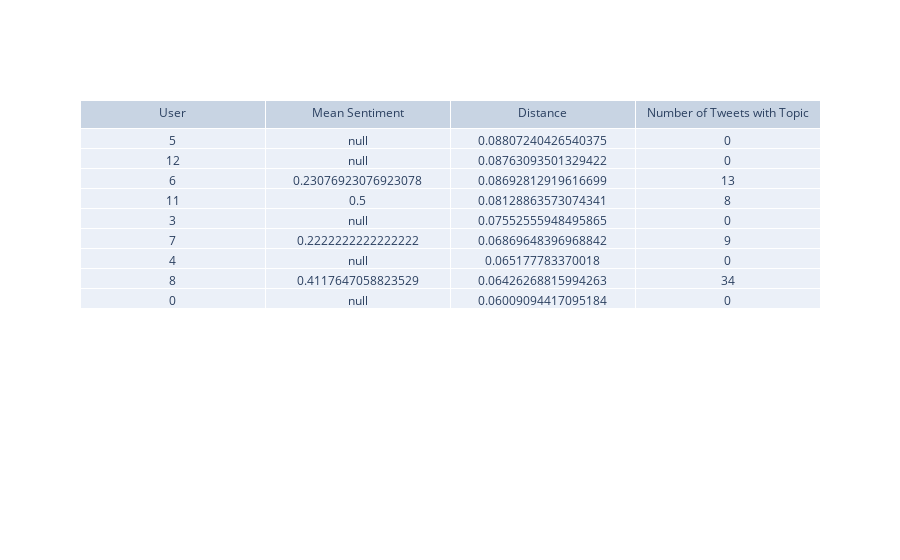

The notebook cell saved with this chart:
### Code cell
#plot a chart showing user Id, mean sentiment of tweets with topic, distance from given user, and number of tweets with topic

combDF = pd.DataFrame(results, columns=['user', 'distance', 'mean'])

import plotly.graph_objects as go

fig = go.Figure(data=[go.Table(header=dict(values=['User', 'Mean Sentiment', 'Distance', 'Number of Tweets with Topic']),
                    cells=dict(values=[combDF['user'], combDF['mean'], combDF['distance'], [len(df[(df['id'] == userDF['id'][x]) & (df['topics'].apply(lambda x: topic in x))]) for x in combDF['user']]]))
                ])
fig.show()

### Figure 1 — Plotly figure (JSON) as saved in the notebook; plotly's stock layout.template omitted (floating-point values rounded to 4 significant figures)
{"data": [{"cells": {"values": [[5, 12, 6, 11, 3, 7, 4, 8, 0], [null, null, 0.2308, 0.5, null, 0.2222, null, 0.4118, null], [0.08807, 0.08763, 0.08693, 0.08129, 0.07553, 0.0687, 0.06518, 0.06426, 0.06009], [0, 0, 13, 8, 0, 9, 0, 34, 0]]}, "header": {"values": ["User", "Mean Sentiment", "Distance", "Number of Tweets with Topic"]}, "type": "table"}], "layout": {}}
